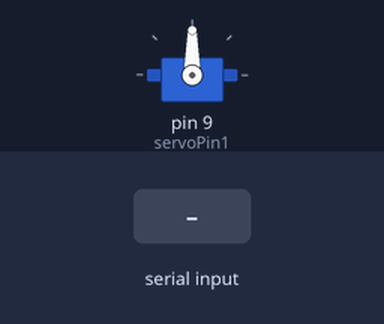
Recording of a sketch running on a simulated Arduino Uno, built with avr-gcc and run on an emulated ATmega328P. Shown: servo. The inputs (shaded band) are chosen by the test bench.

Above: at 2.2 s.
2.3 s: "L" received over Serial
Timing chart, 0 to 5.3 s (numbered marks = the images above; inputs shaded):
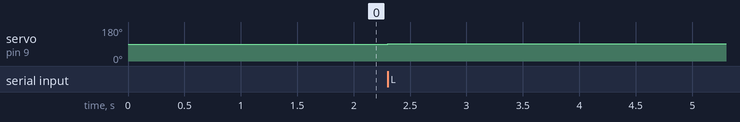

The sketch:

serialServoArduino.ino
```cpp
//code to get motor control started with OpenCV

#include <Servo.h>

Servo myservo;  // create servo object to control a servo
// twelve servo objects can be created on most boards

const int servoPin1 = 9; // the pin that the servo is attached to
int incomingByte;      // a variable to read incoming serial data into

int pos = 90;    // variable to store the servo position


void setup() {
  // initialize serial communication:
  Serial.begin(9600);
  // initialize the LED pins as an output:
  pinMode(servoPin1, OUTPUT);

  myservo.attach(9);  // attaches the servo on pin 9 to the servo object
  myservo.write(pos);  //tells servo to go to the middle (90 degrees) first
  delay(1000); //waits a second for the motor to initialize position
}

void loop() {
  // see if there's incoming serial data:
  if (Serial.available() > 0) {
    // read the oldest byte in the serial buffer:
    incomingByte = Serial.read();
    // if it's an L, turn toggle LED1:
    if (incomingByte == 'L') {
      pos = pos + 1;
    }
    // if it's an R, toggle LED2:
    if (incomingByte == 'R') {
      pos = pos - 1;
    }
    myservo.write(pos);
    delay(15);
  }
}
```

Measured:
- after the input at 2.3 s, servo on pin 9 (servoPin1): 90° → 91° at once
